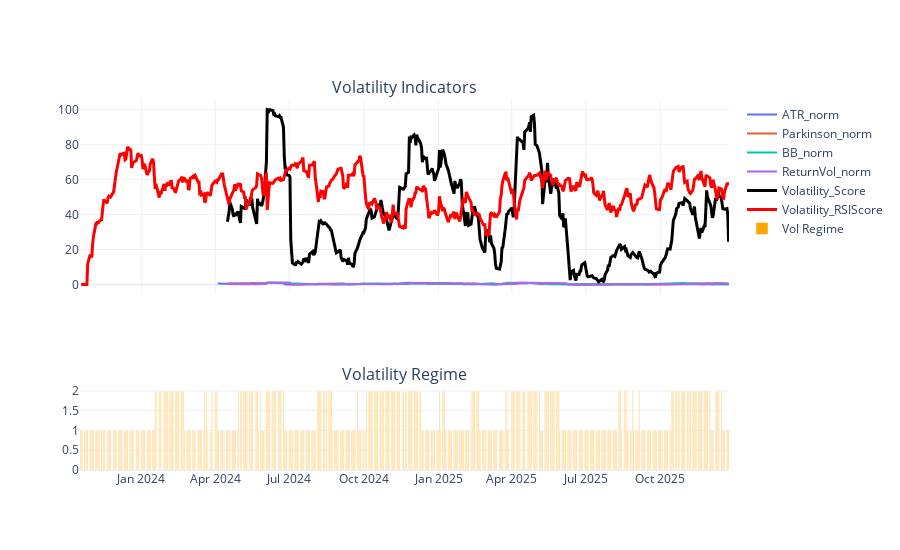

Notebook code cell kept with this figure:
### Code cell
vol_fig = make_subplots(
    rows=2, cols=1,
    shared_xaxes=True,
    row_heights=[0.7, 0.3],
    subplot_titles=("Volatility Indicators", "Volatility Regime")
)

# Normalized volatility indicators
vol_cols = [
    'ATR_norm', 'Parkinson_norm',
    'BB_norm', 'ReturnVol_norm'
]

for col in vol_cols:
    vol_fig.add_trace(go.Scatter(
        x=df.index,
        y=df[col],
        name=col
    ), row=1, col=1)

# Volatility Score
vol_fig.add_trace(go.Scatter(
    x=df.index,
    y=df['Volatility_Score'],
    name='Volatility_Score',
    line=dict(width=3, color='black')
), row=1, col=1)

# RSI Score
vol_fig.add_trace(go.Scatter(
    x=df.index,
    y=df['RSI'],
    name='Volatility_RSIScore',
    line=dict(width=3, color='red')
), row=1, col=1)

# Volatility regime (bar)
vol_fig.add_trace(go.Bar(
    x=df.index,
    y=df['vol_regime'],
    name='Vol Regime',
    marker_color='orange'
), row=2, col=1)

vol_fig.update_layout(
    height=550,
    template="plotly_white",
    xaxis_rangeslider_visible=False
)

vol_fig.show()

### Figure 1 — Plotly figure (JSON) as saved in the notebook; plotly's stock layout.template omitted (floating-point values rounded to 4 significant figures; data arrays with more than 128 entries replaced by an {"elided": "..."} marker saying what was removed)
{"data": [{"name": "ATR_norm", "type": "scatter", "x": {"elided": "540 str values"}, "xaxis": "x", "y": {"elided": "540 float values"}, "yaxis": "y"}, {"name": "Parkinson_norm", "type": "scatter", "x": {"elided": "540 str values"}, "xaxis": "x", "y": {"elided": "540 float values"}, "yaxis": "y"}, {"name": "BB_norm", "type": "scatter", "x": {"elided": "540 str values"}, "xaxis": "x", "y": {"elided": "540 float values"}, "yaxis": "y"}, {"name": "ReturnVol_norm", "type": "scatter", "x": {"elided": "540 str values"}, "xaxis": "x", "y": {"elided": "540 float values"}, "yaxis": "y"}, {"line": {"color": "black", "width": 3}, "name": "Volatility_Score", "type": "scatter", "x": {"elided": "540 str values"}, "xaxis": "x", "y": {"elided": "540 float values"}, "yaxis": "y"}, {"line": {"color": "red", "width": 3}, "name": "Volatility_RSIScore", "type": "scatter", "x": {"elided": "540 str values"}, "xaxis": "x", "y": {"elided": "540 float values"}, "yaxis": "y"}, {"marker": {"color": "orange"}, "name": "Vol Regime", "type": "bar", "x": {"elided": "540 str values"}, "xaxis": "x2", "y": {"elided": "540 int values"}, "yaxis": "y2"}], "layout": {"annotations": [{"font": {"size": 16}, "showarrow": false, "text": "Volatility Indicators", "x": 0.5, "xanchor": "center", "xref": "paper", "y": 1.0, "yanchor": "bottom", "yref": "paper"}, {"font": {"size": 16}, "showarrow": false, "text": "Volatility Regime", "x": 0.5, "xanchor": "center", "xref": "paper", "y": 0.225, "yanchor": "bottom", "yref": "paper"}], "height": 550, "xaxis": {"anchor": "y", "domain": [0, 1], "matches": "x2", "rangeslider": {"visible": false}, "showticklabels": false}, "xaxis2": {"anchor": "y2", "domain": [0, 1]}, "yaxis": {"anchor": "x", "domain": [0.475, 1.0]}, "yaxis2": {"anchor": "x2", "domain": [0, 0.225]}}}
